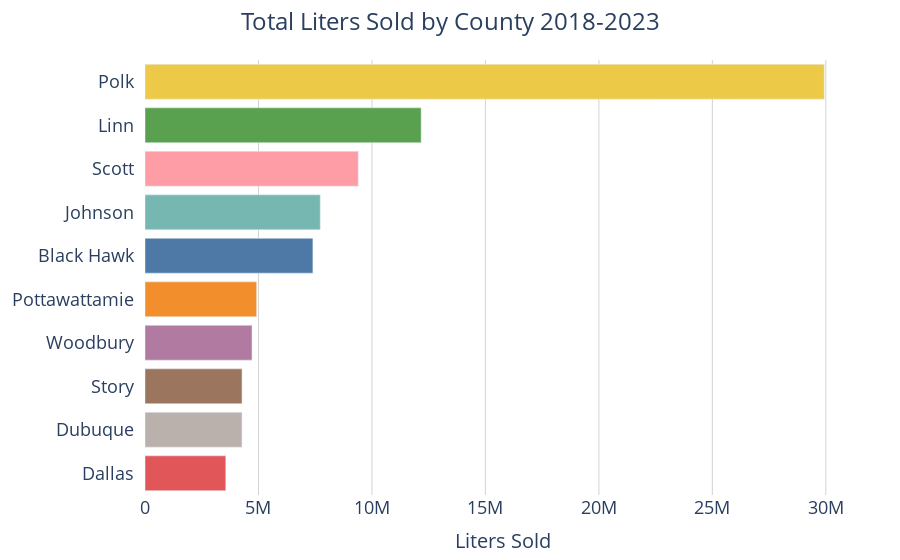

The code cell stored with this chart in its notebook:
### Code cell
fig = px.bar(
    liters_per_county_df,
    x='liters_sold',
    y='county',
    orientation='h',  # Horizontal bar chart
    color='county',  # Assign colors based on 'county' field
    color_discrete_map=county_colors,  # Apply custom colors
    labels={'liters_sold': 'Liters Sold ', 'county': 'County '},  # Custom labels
    height=600  # Adjust height to accommodate all counties
)

# Update layout
fig.update_layout(
    xaxis=dict(
        title='Liters Sold',
        tickfont=dict(size=18),
        title_font = dict(size = 20),showgrid = True,
        gridcolor = 'LightGrey'

    ), 
    yaxis=dict(
        title=None,
        tickfont=dict(size=18),
        ticksuffix = '  '#
    ),
    
    title=dict(
        text = "Total Liters Sold by County 2018-2023",
        x = .5,
        xanchor = 'center'
     ),

    showlegend=False,  # Hide legend since colors are used for encoding 'county'
    plot_bgcolor='rgba(0,0,0,0)',  # Transparent background for the plot area
    margin=dict(l=40, r=40, t=60, b=40),  # Left, Right, Top, Bottom margins
    title_font_size = 24
)

fig.show()

### Figure 1 — Plotly figure (JSON) as saved in the notebook; plotly's stock layout.template omitted (floating-point values rounded to 4 significant figures)
{"data": [{"alignmentgroup": "True", "hovertemplate": "County =%{y}<br>Liters Sold =%{x}<extra></extra>", "legendgroup": "Polk", "marker": {"color": "#edc948", "pattern": {"shape": ""}}, "name": "Polk", "offsetgroup": "Polk", "orientation": "h", "showlegend": true, "textposition": "auto", "type": "bar", "x": [29930000.0], "xaxis": "x", "y": ["Polk"], "yaxis": "y"}, {"alignmentgroup": "True", "hovertemplate": "County =%{y}<br>Liters Sold =%{x}<extra></extra>", "legendgroup": "Linn", "marker": {"color": "#59a14f", "pattern": {"shape": ""}}, "name": "Linn", "offsetgroup": "Linn", "orientation": "h", "showlegend": true, "textposition": "auto", "type": "bar", "x": [12170000.0], "xaxis": "x", "y": ["Linn"], "yaxis": "y"}, {"alignmentgroup": "True", "hovertemplate": "County =%{y}<br>Liters Sold =%{x}<extra></extra>", "legendgroup": "Scott", "marker": {"color": "#ff9da7", "pattern": {"shape": ""}}, "name": "Scott", "offsetgroup": "Scott", "orientation": "h", "showlegend": true, "textposition": "auto", "type": "bar", "x": [9397000.0], "xaxis": "x", "y": ["Scott"], "yaxis": "y"}, {"alignmentgroup": "True", "hovertemplate": "County =%{y}<br>Liters Sold =%{x}<extra></extra>", "legendgroup": "Johnson", "marker": {"color": "#76b7b2", "pattern": {"shape": ""}}, "name": "Johnson", "offsetgroup": "Johnson", "orientation": "h", "showlegend": true, "textposition": "auto", "type": "bar", "x": [7722000.0], "xaxis": "x", "y": ["Johnson"], "yaxis": "y"}, {"alignmentgroup": "True", "hovertemplate": "County =%{y}<br>Liters Sold =%{x}<extra></extra>", "legendgroup": "Black Hawk", "marker": {"color": "#4e79a7", "pattern": {"shape": ""}}, "name": "Black Hawk", "offsetgroup": "Black Hawk", "orientation": "h", "showlegend": true, "textposition": "auto", "type": "bar", "x": [7397000.0], "xaxis": "x", "y": ["Black Hawk"], "yaxis": "y"}, {"alignmentgroup": "True", "hovertemplate": "County =%{y}<br>Liters Sold =%{x}<extra></extra>", "legendgroup": "Pottawattamie", "marker": {"color": "#f28e2b", "pattern": {"shape": ""}}, "name": "Pottawattamie", "offsetgroup": "Pottawattamie", "orientation": "h", "showlegend": true, "textposition": "auto", "type": "bar", "x": [4920000.0], "xaxis": "x", "y": ["Pottawattamie"], "yaxis": "y"}, {"alignmentgroup": "True", "hovertemplate": "County =%{y}<br>Liters Sold =%{x}<extra></extra>", "legendgroup": "Woodbury", "marker": {"color": "#b07aa1", "pattern": {"shape": ""}}, "name": "Woodbury", "offsetgroup": "Woodbury", "orientation": "h", "showlegend": true, "textposition": "auto", "type": "bar", "x": [4715000.0], "xaxis": "x", "y": ["Woodbury"], "yaxis": "y"}, {"alignmentgroup": "True", "hovertemplate": "County =%{y}<br>Liters Sold =%{x}<extra></extra>", "legendgroup": "Story", "marker": {"color": "#9c755f", "pattern": {"shape": ""}}, "name": "Story", "offsetgroup": "Story", "orientation": "h", "showlegend": true, "textposition": "auto", "type": "bar", "x": [4276000.0], "xaxis": "x", "y": ["Story"], "yaxis": "y"}, {"alignmentgroup": "True", "hovertemplate": "County =%{y}<br>Liters Sold =%{x}<extra></extra>", "legendgroup": "Dubuque", "marker": {"color": "#bab0ac", "pattern": {"shape": ""}}, "name": "Dubuque", "offsetgroup": "Dubuque", "orientation": "h", "showlegend": true, "textposition": "auto", "type": "bar", "x": [4273000.0], "xaxis": "x", "y": ["Dubuque"], "yaxis": "y"}, {"alignmentgroup": "True", "hovertemplate": "County =%{y}<br>Liters Sold =%{x}<extra></extra>", "legendgroup": "Dallas", "marker": {"color": "#e15759", "pattern": {"shape": ""}}, "name": "Dallas", "offsetgroup": "Dallas", "orientation": "h", "showlegend": true, "textposition": "auto", "type": "bar", "x": [3559000.0], "xaxis": "x", "y": ["Dallas"], "yaxis": "y"}], "layout": {"autosize": true, "barmode": "relative", "legend": {"title": {"text": "County "}, "tracegroupgap": 0}, "margin": {"b": 40, "l": 40, "r": 40, "t": 60}, "plot_bgcolor": "rgba(0, 0, 0, 0)", "showlegend": false, "title": {"font": {"size": 24}, "text": "Total Liters Sold by County 2018-2023", "x": 0.5, "xanchor": "center"}, "xaxis": {"anchor": "y", "autorange": true, "domain": [0, 1], "gridcolor": "LightGrey", "range": [0, 31510000.0], "showgrid": true, "tickfont": {"size": 18}, "title": {"font": {"size": 20}, "text": "Liters Sold"}, "type": "linear"}, "yaxis": {"anchor": "x", "autorange": true, "categoryarray": ["Dallas", "Dubuque", "Story", "Woodbury", "Pottawattamie", "Black Hawk", "Johnson", "Scott", "Linn", "Polk"], "categoryorder": "array", "domain": [0, 1], "range": [-0.5, 9.5], "tickfont": {"size": 18}, "ticksuffix": "  ", "title": {}, "type": "category"}}}
